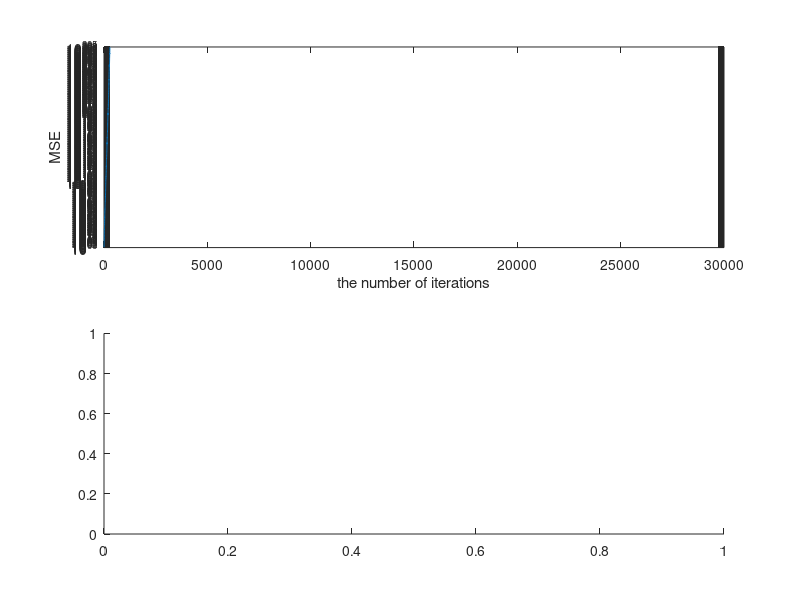

MATLAB code for this plot: (Note: this script raises an error after producing the figure.)
%% Beamforming(LMS algorithm)
clear;clc;
tic
n=1:30000;
sigma2_alpha=input("enter the variance of the sequence alpha:");
sigma2_beta=input("enter the variance of the sequence beta:");
M=input("enter the misadjustment:");
theta=input("enter the angle:");
w0=input("enter the frequency:");
phi=pi*sin(theta);
R=((sigma2_alpha+sigma2_beta)/2)*eye(2);
miu=M/trace(R);
MSE=zeros(1,30000);
k=0:10000;theta0=k*2*pi/10000;
G=zeros(1,length(k));
for j=1:100
    alpha=sqrt(sigma2_alpha)*randn(1,length(n));
    beta=sqrt(sigma2_beta)*randn(1,length(n));
    phi1=2*pi*rand(1,length(n));
    phi2=2*pi*rand(1,length(n));
    sa=alpha.*cos(w0*n+phi1)+beta.*cos(w0*n+phi2-phi);
    x1=alpha.*cos(w0*n+phi1)+beta.*cos(w0*n+phi2);
    x2=alpha.*sin(w0*n+phi1)+beta.*sin(w0*n+phi2);
    w=zeros(1,2);
    for i=1:20000
        d=sa(i);
        xinput=[x1(i),x2(i)];
        y=w*xinput';
        e=d-y;MSE(i)=MSE(i)+e^2;
        w=w+2*miu*e*xinput;
    end
    G=G+(cos(pi*sin(theta0))-w(1)).^2+(sin(pi*sin(theta0))-w(2)).^2;
end
MSE=MSE/100;
subplot(2,1,1);
semilogy(MSE);
xlabel("the number of iterations");ylabel("MSE");
G=G/100;
subplot(2,1,2);
polarplot(theta0,G);
toc